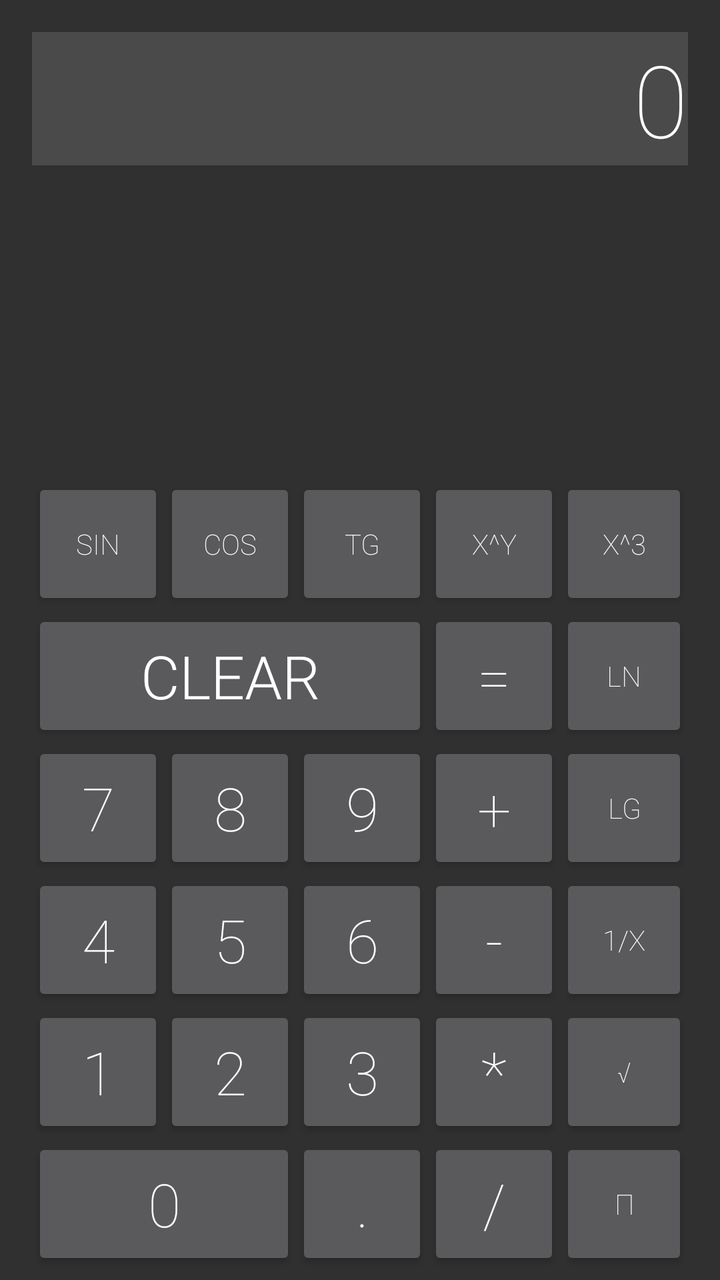
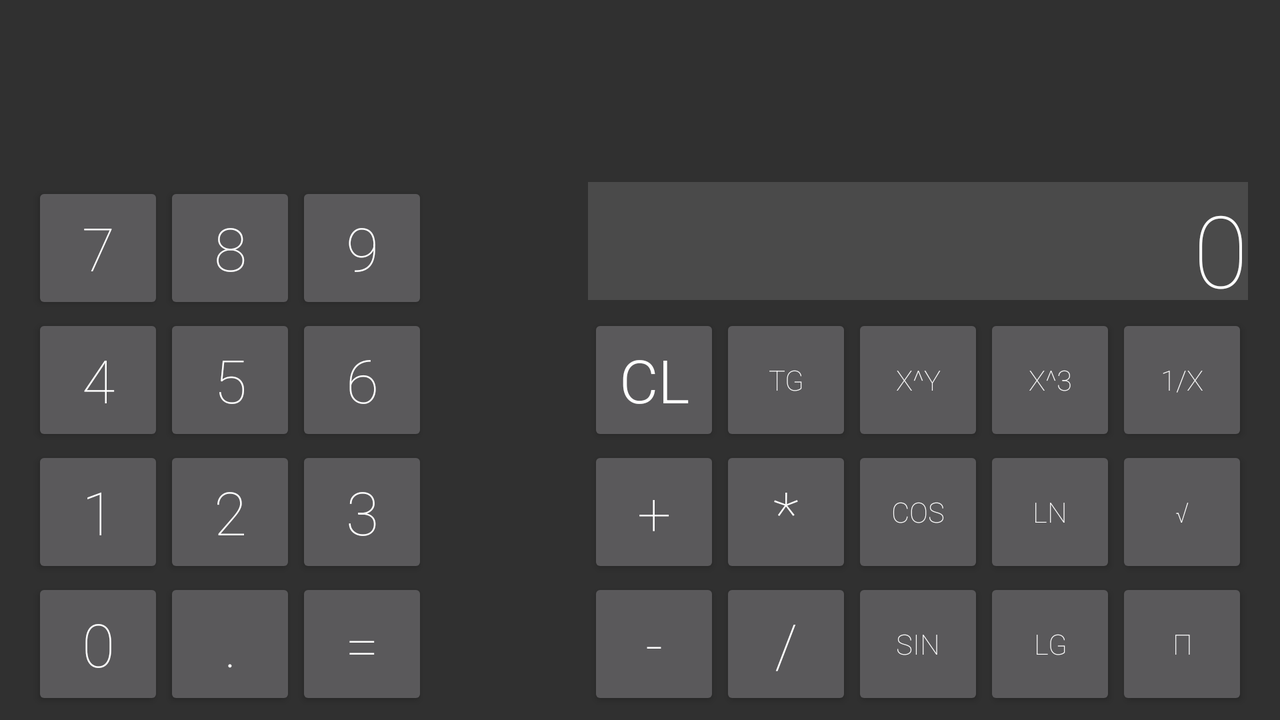

Compare how this app lays out the same screen by default and in its alternative resource folder. The renders come first, then the two layout files and the values they reference.
<!-- AndroidManifest.xml: application theme AppTheme -->
<!-- res/layout/activity_advanced.xml -->
<RelativeLayout xmlns:android="http://schemas.android.com/apk/res/android"
    xmlns:tools="http://schemas.android.com/tools"
    android:layout_width="match_parent"
    android:layout_height="match_parent"
    android:paddingLeft="@dimen/activity_horizontal_margin"
    android:paddingRight="@dimen/activity_horizontal_margin"
    android:paddingTop="@dimen/activity_vertical_margin"
    android:paddingBottom="5dp"
    tools:context=".Advanced"
    android:clickable="true">

    <TextView
        android:layout_width="match_parent"
        android:layout_height="wrap_content"
        android:textAppearance="?android:attr/textAppearanceLarge"
        android:text="0"
        android:id="@+id/textView"
        android:layout_alignParentTop="true"
        android:layout_alignParentEnd="true"
        android:layout_alignParentStart="true"
        android:gravity="right"
        android:background="#ff4a4a4a"
        android:textSize="@dimen/text_height"
        android:editable="true"
        android:enabled="true"
        android:singleLine="true"
        android:fontFamily="sans-serif-thin" />

    <Button
        android:layout_width="132dp"
        android:layout_height="@dimen/button_height_small"
        android:text="0"
        android:id="@+id/button0"
        android:layout_alignParentBottom="true"
        android:layout_alignParentStart="true"
        android:textSize="@dimen/button_text_size"
        android:onClick="onClick"
        android:fontFamily="sans-serif-thin" />

    <Button
        android:layout_width="@dimen/button_width_small"
        android:layout_height="@dimen/button_height_small"
        android:text="1"
        android:id="@+id/button1"
        android:layout_above="@+id/button0"
        android:layout_alignParentStart="true"
        android:textSize="@dimen/button_text_size"
        android:onClick="onClick"
        android:enabled="true"
        android:fontFamily="sans-serif-thin" />

    <Button
        android:layout_width="@dimen/button_width_small"
        android:layout_height="@dimen/button_height_small"
        android:text="2"
        android:id="@+id/button2"
        android:layout_above="@+id/button0"
        android:layout_toEndOf="@+id/button1"
        android:textSize="@dimen/button_text_size"
        android:onClick="onClick"
        android:fontFamily="sans-serif-thin" />

    <Button
        android:layout_width="@dimen/button_width_small"
        android:layout_height="@dimen/button_height_small"
        android:text="3"
        android:id="@+id/button3"
        android:layout_alignBottom="@+id/button2"
        android:layout_toEndOf="@+id/button2"
        android:textSize="@dimen/button_text_size"
        android:onClick="onClick"
        android:fontFamily="sans-serif-thin" />

    <Button
        android:layout_width="@dimen/button_width_small"
        android:layout_height="@dimen/button_height_small"
        android:text="4"
        android:id="@+id/button4"
        android:layout_above="@+id/button1"
        android:layout_alignParentStart="true"
        android:textSize="@dimen/button_text_size"
        android:onClick="onClick"
        android:fontFamily="sans-serif-thin" />

    <Button
        android:layout_width="@dimen/button_width_small"
        android:layout_height="@dimen/button_height_small"
        android:text="5"
        android:id="@+id/button5"
        android:layout_above="@+id/button1"
        android:layout_toEndOf="@+id/button1"
        android:textSize="@dimen/button_text_size"
        android:onClick="onClick"
        android:fontFamily="sans-serif-thin" />

    <Button
        android:layout_width="@dimen/button_width_small"
        android:layout_height="@dimen/button_height_small"
        android:text="6"
        android:id="@+id/button6"
        android:layout_above="@+id/button2"
        android:layout_toEndOf="@+id/button2"
        android:textSize="@dimen/button_text_size"
        android:onClick="onClick"
        android:fontFamily="sans-serif-thin" />

    <Button
        android:layout_width="@dimen/button_width_small"
        android:layout_height="@dimen/button_height_small"
        android:text="7"
        android:id="@+id/button7"
        android:layout_above="@+id/button4"
        android:layout_alignParentStart="true"
        android:textSize="@dimen/button_text_size"
        android:onClick="onClick"
        android:fontFamily="sans-serif-thin" />

    <Button
        android:layout_width="@dimen/button_width_small"
        android:layout_height="@dimen/button_height_small"
        android:text="8"
        android:id="@+id/button8"
        android:layout_above="@+id/button4"
        android:layout_toEndOf="@+id/button7"
        android:textSize="@dimen/button_text_size"
        android:onClick="onClick"
        android:fontFamily="sans-serif-thin" />

    <Button
        android:layout_width="@dimen/button_width_small"
        android:layout_height="@dimen/button_height_small"
        android:text="9"
        android:id="@+id/button9"
        android:layout_above="@+id/button5"
        android:layout_toEndOf="@+id/button8"
        android:textSize="@dimen/button_text_size"
        android:onClick="onClick"
        android:fontFamily="sans-serif-thin" />

    <Button
        android:layout_width="@dimen/button_width_small"
        android:layout_height="@dimen/button_height_small"
        android:text="."
        android:id="@+id/button"
        android:layout_alignBottom="@+id/button0"
        android:layout_toEndOf="@+id/button0"
        android:textSize="@dimen/button_text_size"
        android:onClick="onClick"
        android:fontFamily="sans-serif-thin" />

    <Button
        android:layout_width="@dimen/button_width_small"
        android:layout_height="@dimen/button_height_small"
        android:text="/"
        android:id="@+id/button_div"
        android:layout_alignBottom="@+id/button"
        android:layout_toEndOf="@+id/button"
        android:textSize="@dimen/button_text_size"
        android:onClick="onActionClick"
        android:fontFamily="sans-serif-thin" />

    <Button
        android:layout_width="@dimen/button_width_small"
        android:layout_height="@dimen/button_height_small"
        android:text="*"
        android:id="@+id/button_mul"
        android:layout_above="@+id/button_div"
        android:layout_toEndOf="@+id/button3"
        android:textSize="@dimen/button_text_size"
        android:onClick="onActionClick"
        android:fontFamily="sans-serif-thin" />

    <Button
        android:layout_width="@dimen/button_width_small"
        android:layout_height="@dimen/button_height_small"
        android:text="-"
        android:id="@+id/button_sub"
        android:layout_above="@+id/button3"
        android:layout_toEndOf="@+id/button3"
        android:textSize="@dimen/button_text_size"
        android:onClick="onActionClick"
        android:fontFamily="sans-serif-thin" />

    <Button
        android:layout_width="@dimen/button_width_small"
        android:layout_height="@dimen/button_height_small"
        android:text="+"
        android:id="@+id/button_add"
        android:layout_above="@+id/button6"
        android:layout_toEndOf="@+id/button6"
        android:textSize="@dimen/button_text_size"
        android:onClick="onActionClick"
        android:fontFamily="sans-serif-thin" />

    <Button
        android:layout_width="195dp"
        android:layout_height="@dimen/button_height_small"
        android:text="clear"
        android:id="@+id/button_clear"
        android:layout_above="@+id/button7"
        android:layout_alignParentStart="true"
        android:layout_toStartOf="@+id/button_add"
        android:textSize="@dimen/button_text_size"
        android:onClick="onClick"
        android:fontFamily="sans-serif-light" />

    <Button
        android:layout_width="@dimen/button_width_small"
        android:layout_height="@dimen/button_height_small"
        android:text="="
        android:id="@+id/button_equal"
        android:layout_above="@+id/button_add"
        android:layout_toEndOf="@+id/button9"
        android:textSize="@dimen/button_text_size"
        android:onClick="onActionClick"
        android:fontFamily="sans-serif-thin" />

    <Button
        android:layout_width="@dimen/button_width_small"
        android:layout_height="@dimen/button_height_small"
        android:text="π"
        android:id="@+id/button_pi"
        android:onClick="onAdvancedClick"
        android:layout_alignParentBottom="true"
        android:layout_toEndOf="@+id/button_div"
        android:fontFamily="sans-serif-thin" />

    <Button
        android:layout_width="@dimen/button_width_small"
        android:layout_height="@dimen/button_height_small"
        android:text="√"
        android:id="@+id/button_sqrt"
        android:onClick="onAdvancedClick"
        android:layout_above="@+id/button_div"
        android:layout_toEndOf="@+id/button_div"
        android:fontFamily="sans-serif-thin" />

    <Button
        android:layout_width="@dimen/button_width_small"
        android:layout_height="@dimen/button_height_small"
        android:text="1/x"
        android:id="@+id/button_iverse"
        android:onClick="onAdvancedClick"
        android:layout_above="@+id/button_mul"
        android:layout_alignStart="@+id/button_sqrt"
        android:fontFamily="sans-serif-thin" />

    <Button
        android:layout_width="@dimen/button_width_small"
        android:layout_height="@dimen/button_height_small"
        android:text="lg"
        android:id="@+id/button_lg"
        android:onClick="onAdvancedClick"
        android:layout_above="@+id/button_sub"
        android:layout_toEndOf="@+id/button_div"
        android:fontFamily="sans-serif-thin" />

    <Button
        android:layout_width="@dimen/button_width_small"
        android:layout_height="@dimen/button_height_small"
        android:text="ln"
        android:id="@+id/button_ln"
        android:onClick="onAdvancedClick"
        android:layout_above="@+id/button_add"
        android:layout_toEndOf="@+id/button_div"
        android:fontFamily="sans-serif-thin" />

    <Button
        android:layout_width="@dimen/button_width_small"
        android:layout_height="@dimen/button_height_small"
        android:text="x^3"
        android:id="@+id/button_x3"
        android:onClick="onAdvancedClick"
        android:layout_above="@+id/button_equal"
        android:layout_toEndOf="@+id/button_div"
        android:fontFamily="sans-serif-thin" />

    <Button
        android:layout_width="@dimen/button_width_small"
        android:layout_height="@dimen/button_height_small"
        android:text="x^y"
        android:id="@+id/button_xy"
        android:onClick="onAdvancedClick"
        android:layout_above="@+id/button_clear"
        android:layout_alignEnd="@+id/button_equal"
        android:fontFamily="sans-serif-thin" />

    <Button
        android:layout_width="@dimen/button_width_small"
        android:layout_height="@dimen/button_height_small"
        android:text="tg"
        android:id="@+id/button_tg"
        android:onClick="onAdvancedClick"
        android:layout_above="@+id/button_clear"
        android:layout_toStartOf="@+id/button_equal"
        android:fontFamily="sans-serif-thin" />

    <Button
        android:layout_width="@dimen/button_width_small"
        android:layout_height="@dimen/button_height_small"
        android:text="cos"
        android:id="@+id/button_cos"
        android:onClick="onAdvancedClick"
        android:layout_above="@+id/button_clear"
        android:layout_toStartOf="@+id/button"
        android:fontFamily="sans-serif-thin" />

    <Button
        android:layout_width="@dimen/button_width_small"
        android:layout_height="@dimen/button_height_small"
        android:text="sin"
        android:id="@+id/button_sin"
        android:onClick="onAdvancedClick"
        android:layout_above="@+id/button_clear"
        android:layout_alignParentStart="true"
        android:fontFamily="sans-serif-thin" />

</RelativeLayout>
<!-- resources referenced by this layout -->
<resources>
  <dimen name="activity_horizontal_margin">16dp</dimen>
  <dimen name="activity_vertical_margin">16dp</dimen>
  <dimen name="button_height_small">66dp</dimen>
  <dimen name="button_text_size">30dp</dimen>
  <dimen name="button_width_small">66dp</dimen>
  <dimen name="text_height">50dp</dimen>
  <!-- from res/values-v21/ -->
  <style name="AppTheme" parent="android:Theme.Material">
          <item name="android:colorPrimary">@color/primary</item>
          <item name="android:colorPrimaryDark">@color/primary_dark</item>
          <item name="android:textColorPrimary">@color/text</item>
          <item name="android:navigationBarColor">@color/navbar_color</item>
      </style>
  <color name="primary">#617d8b</color>
  <color name="primary_dark">#ff445962</color>
  <color name="text">#ffffff</color>
  <color name="navbar_color">#ff222222</color>
</resources>
<!-- res/layout-land/activity_advanced.xml (the repository's variant of the layout above) -->
<!-- drawn on the phone turned sideways -->
<RelativeLayout xmlns:android="http://schemas.android.com/apk/res/android"
    xmlns:tools="http://schemas.android.com/tools"
    android:layout_width="match_parent"
    android:layout_height="match_parent"
    android:paddingLeft="@dimen/activity_horizontal_margin"
    android:paddingRight="@dimen/activity_horizontal_margin"
    android:paddingTop="@dimen/activity_vertical_margin"
    android:paddingBottom="5dp"
    tools:context=".Advanced"
    android:clickable="true">

    <TextView
        android:layout_width="match_parent"
        android:layout_height="@dimen/button_height_small"
        android:textAppearance="?android:attr/textAppearanceLarge"
        android:text="0"
        android:id="@+id/textView"
        android:layout_alignParentEnd="true"
        android:gravity="right"
        android:background="#ff4a4a4a"
        android:textSize="@dimen/text_height"
        android:editable="true"
        android:enabled="true"
        android:singleLine="true"
        android:fontFamily="sans-serif-thin"
        android:layout_alignTop="@+id/button9"
        android:layout_alignStart="@+id/button_clear"
        android:layout_above="@+id/button_clear"
        android:layout_marginBottom="7dp" />

    <Button
        android:layout_width="@dimen/button_width_small"
        android:layout_height="@dimen/button_height_small"
        android:text="0"
        android:id="@+id/button0"
        android:layout_alignParentBottom="true"
        android:layout_alignParentStart="true"
        android:textSize="@dimen/button_text_size"
        android:onClick="onClick"
        android:fontFamily="sans-serif-thin" />

    <Button
        android:layout_width="@dimen/button_width_small"
        android:layout_height="@dimen/button_height_small"
        android:text="1"
        android:id="@+id/button1"
        android:layout_above="@+id/button0"
        android:layout_alignParentStart="true"
        android:textSize="@dimen/button_text_size"
        android:onClick="onClick"
        android:enabled="true"
        android:fontFamily="sans-serif-thin" />

    <Button
        android:layout_width="@dimen/button_width_small"
        android:layout_height="@dimen/button_height_small"
        android:text="2"
        android:id="@+id/button2"
        android:layout_above="@+id/button0"
        android:layout_toEndOf="@+id/button1"
        android:textSize="@dimen/button_text_size"
        android:onClick="onClick"
        android:fontFamily="sans-serif-thin" />

    <Button
        android:layout_width="@dimen/button_width_small"
        android:layout_height="@dimen/button_height_small"
        android:text="3"
        android:id="@+id/button3"
        android:layout_alignBottom="@+id/button2"
        android:layout_toEndOf="@+id/button2"
        android:textSize="@dimen/button_text_size"
        android:onClick="onClick"
        android:fontFamily="sans-serif-thin" />

    <Button
        android:layout_width="@dimen/button_width_small"
        android:layout_height="@dimen/button_height_small"
        android:text="4"
        android:id="@+id/button4"
        android:layout_above="@+id/button1"
        android:layout_alignParentStart="true"
        android:textSize="@dimen/button_text_size"
        android:onClick="onClick"
        android:fontFamily="sans-serif-thin" />

    <Button
        android:layout_width="@dimen/button_width_small"
        android:layout_height="@dimen/button_height_small"
        android:text="5"
        android:id="@+id/button5"
        android:layout_above="@+id/button1"
        android:layout_toEndOf="@+id/button1"
        android:textSize="@dimen/button_text_size"
        android:onClick="onClick"
        android:fontFamily="sans-serif-thin" />

    <Button
        android:layout_width="@dimen/button_width_small"
        android:layout_height="@dimen/button_height_small"
        android:text="6"
        android:id="@+id/button6"
        android:layout_above="@+id/button2"
        android:layout_toEndOf="@+id/button2"
        android:textSize="@dimen/button_text_size"
        android:onClick="onClick"
        android:fontFamily="sans-serif-thin" />

    <Button
        android:layout_width="@dimen/button_width_small"
        android:layout_height="@dimen/button_height_small"
        android:text="7"
        android:id="@+id/button7"
        android:layout_above="@+id/button4"
        android:layout_alignParentStart="true"
        android:textSize="@dimen/button_text_size"
        android:onClick="onClick"
        android:fontFamily="sans-serif-thin" />

    <Button
        android:layout_width="@dimen/button_width_small"
        android:layout_height="@dimen/button_height_small"
        android:text="8"
        android:id="@+id/button8"
        android:layout_above="@+id/button4"
        android:layout_toEndOf="@+id/button7"
        android:textSize="@dimen/button_text_size"
        android:onClick="onClick"
        android:fontFamily="sans-serif-thin" />

    <Button
        android:layout_width="@dimen/button_width_small"
        android:layout_height="@dimen/button_height_small"
        android:text="9"
        android:id="@+id/button9"
        android:layout_above="@+id/button5"
        android:layout_toEndOf="@+id/button8"
        android:textSize="@dimen/button_text_size"
        android:onClick="onClick"
        android:fontFamily="sans-serif-thin" />

    <Button
        android:layout_width="@dimen/button_width_small"
        android:layout_height="@dimen/button_height_small"
        android:text="."
        android:id="@+id/button"
        android:layout_alignBottom="@+id/button0"
        android:layout_toEndOf="@+id/button0"
        android:textSize="@dimen/button_text_size"
        android:onClick="onClick"
        android:fontFamily="sans-serif-thin" />

    <Button
        android:layout_width="@dimen/button_width_small"
        android:layout_height="@dimen/button_height_small"
        android:text="/"
        android:id="@+id/button_div"
        android:textSize="@dimen/button_text_size"
        android:onClick="onActionClick"
        android:fontFamily="sans-serif-thin"
        android:layout_alignParentBottom="true"
        android:layout_toStartOf="@+id/button_sin" />

    <Button
        android:layout_width="@dimen/button_width_small"
        android:layout_height="@dimen/button_height_small"
        android:text="*"
        android:id="@+id/button_mul"
        android:textSize="@dimen/button_text_size"
        android:onClick="onActionClick"
        android:fontFamily="sans-serif-thin"
        android:layout_above="@+id/button_div"
        android:layout_toStartOf="@+id/button_cos" />

    <Button
        android:layout_width="@dimen/button_width_small"
        android:layout_height="@dimen/button_height_small"
        android:text="-"
        android:id="@+id/button_sub"
        android:textSize="@dimen/button_text_size"
        android:onClick="onActionClick"
        android:fontFamily="sans-serif-thin"
        android:layout_below="@+id/button_mul"
        android:layout_toStartOf="@+id/button_div" />

    <Button
        android:layout_width="@dimen/button_width_small"
        android:layout_height="@dimen/button_height_small"
        android:text="+"
        android:id="@+id/button_add"
        android:textSize="@dimen/button_text_size"
        android:onClick="onActionClick"
        android:fontFamily="sans-serif-thin"
        android:layout_above="@+id/button_sub"
        android:layout_alignStart="@+id/button_sub" />

    <Button
        android:layout_width="@dimen/button_width_small"
        android:layout_height="@dimen/button_height_small"
        android:text="cl"
        android:id="@+id/button_clear"
        android:textSize="@dimen/button_text_size"
        android:onClick="onClick"
        android:fontFamily="sans-serif-light"
        android:layout_alignTop="@+id/button_tg"
        android:layout_toStartOf="@+id/button_tg" />

    <Button
        android:layout_width="@dimen/button_width_small"
        android:layout_height="@dimen/button_height_small"
        android:text="="
        android:id="@+id/button_equal"
        android:textSize="@dimen/button_text_size"
        android:onClick="onActionClick"
        android:fontFamily="sans-serif-thin"
        android:layout_below="@+id/button3"
        android:layout_alignStart="@+id/button3" />

    <Button
        android:layout_width="@dimen/button_width_small"
        android:layout_height="@dimen/button_height_small"
        android:text="π"
        android:id="@+id/button_pi"
        android:onClick="onAdvancedClick"
        android:fontFamily="sans-serif-thin"
        android:layout_alignParentBottom="true"
        android:layout_alignParentEnd="true" />

    <Button
        android:layout_width="@dimen/button_width_small"
        android:layout_height="@dimen/button_height_small"
        android:text="√"
        android:id="@+id/button_sqrt"
        android:onClick="onAdvancedClick"
        android:fontFamily="sans-serif-thin"
        android:layout_above="@+id/button_pi"
        android:layout_alignParentEnd="true" />

    <Button
        android:layout_width="@dimen/button_width_small"
        android:layout_height="@dimen/button_height_small"
        android:text="1/x"
        android:id="@+id/button_iverse"
        android:onClick="onAdvancedClick"
        android:layout_above="@+id/button_mul"
        android:layout_alignStart="@+id/button_sqrt"
        android:fontFamily="sans-serif-thin" />

    <Button
        android:layout_width="@dimen/button_width_small"
        android:layout_height="@dimen/button_height_small"
        android:text="lg"
        android:id="@+id/button_lg"
        android:onClick="onAdvancedClick"
        android:fontFamily="sans-serif-thin"
        android:layout_alignParentBottom="true"
        android:layout_toStartOf="@+id/button_pi" />

    <Button
        android:layout_width="@dimen/button_width_small"
        android:layout_height="@dimen/button_height_small"
        android:text="ln"
        android:id="@+id/button_ln"
        android:onClick="onAdvancedClick"
        android:fontFamily="sans-serif-thin"
        android:layout_alignBottom="@+id/button_sqrt"
        android:layout_toStartOf="@+id/button_sqrt" />

    <Button
        android:layout_width="@dimen/button_width_small"
        android:layout_height="@dimen/button_height_small"
        android:text="x^3"
        android:id="@+id/button_x3"
        android:onClick="onAdvancedClick"
        android:fontFamily="sans-serif-thin"
        android:layout_alignBottom="@+id/button_iverse"
        android:layout_toStartOf="@+id/button_iverse" />

    <Button
        android:layout_width="@dimen/button_width_small"
        android:layout_height="@dimen/button_height_small"
        android:text="x^y"
        android:id="@+id/button_xy"
        android:onClick="onAdvancedClick"
        android:fontFamily="sans-serif-thin"
        android:layout_above="@+id/button_ln"
        android:layout_toStartOf="@+id/button_ln" />

    <Button
        android:layout_width="@dimen/button_width_small"
        android:layout_height="@dimen/button_height_small"
        android:text="tg"
        android:id="@+id/button_tg"
        android:onClick="onAdvancedClick"
        android:fontFamily="sans-serif-thin"
        android:layout_above="@+id/button_cos"
        android:layout_toStartOf="@+id/button_xy" />

    <Button
        android:layout_width="@dimen/button_width_small"
        android:layout_height="@dimen/button_height_small"
        android:text="cos"
        android:id="@+id/button_cos"
        android:onClick="onAdvancedClick"
        android:fontFamily="sans-serif-thin"
        android:layout_alignBottom="@+id/button_ln"
        android:layout_toStartOf="@+id/button_ln" />

    <Button
        android:layout_width="@dimen/button_width_small"
        android:layout_height="@dimen/button_height_small"
        android:text="sin"
        android:id="@+id/button_sin"
        android:onClick="onAdvancedClick"
        android:fontFamily="sans-serif-thin"
        android:layout_alignParentBottom="true"
        android:layout_toStartOf="@+id/button_lg" />

</RelativeLayout>
